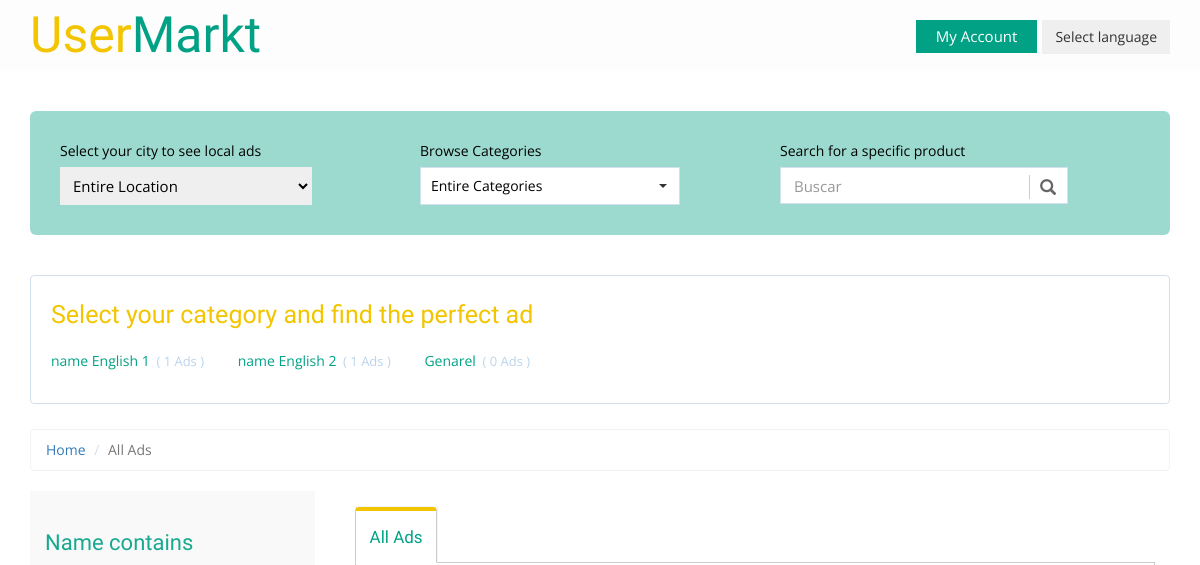
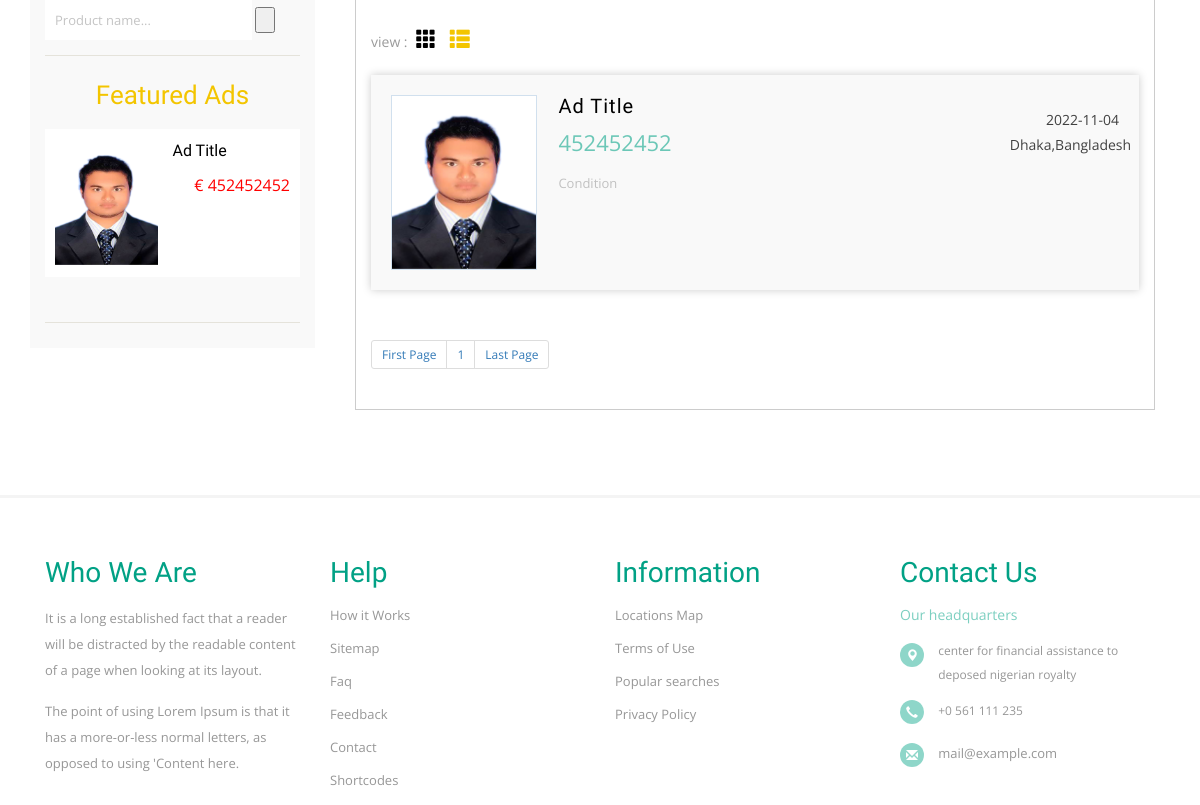
/all-classifieds.php (upper part), run on an earlier commit of the app's database (2 pictures, top to bottom).
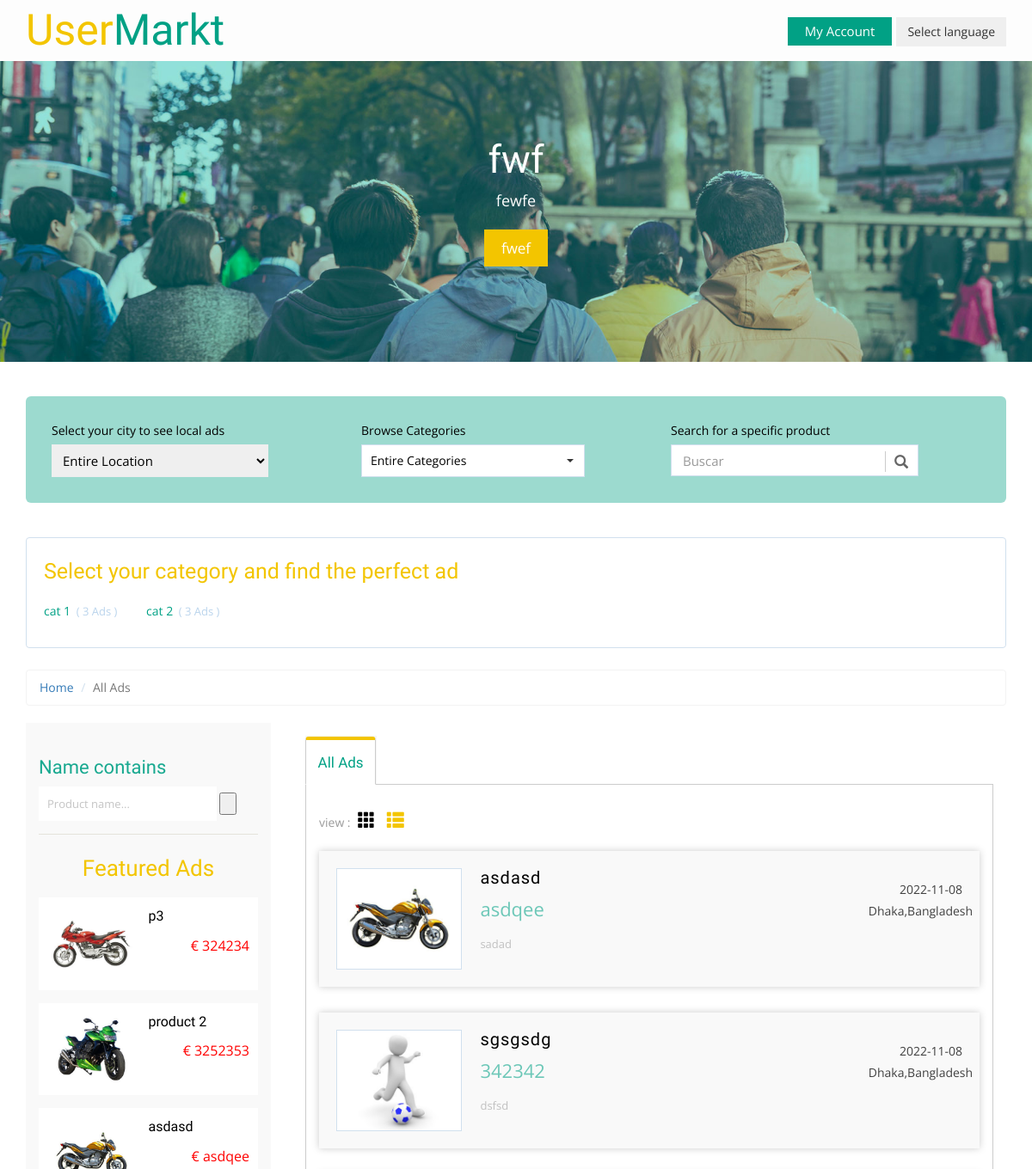
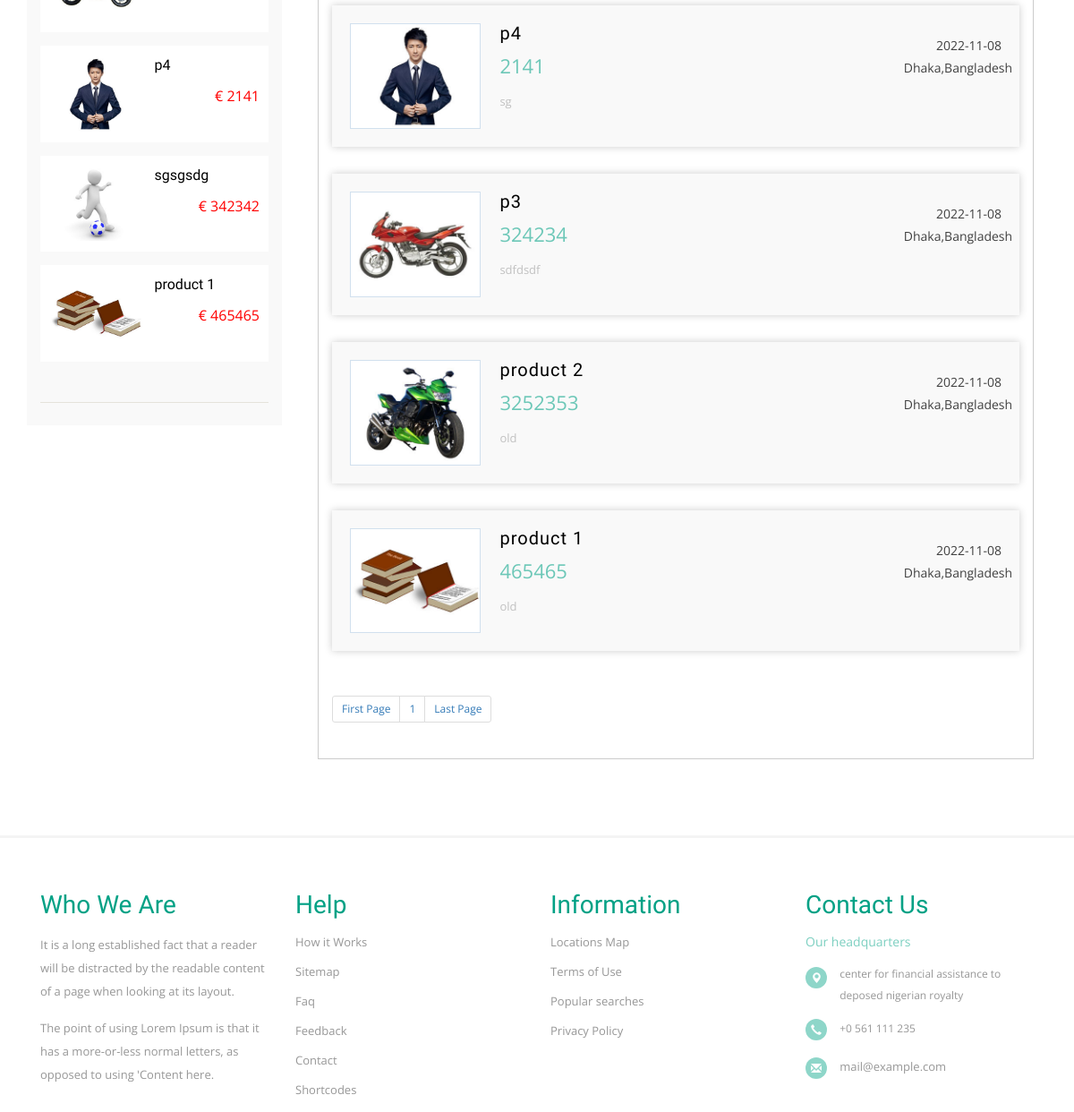
And on a later commit of the database (2 pictures, top to bottom).
### tables this page shows
CREATE TABLE `category` (
  `id` int(11) NOT NULL,
  `cat_id` int(11) NOT NULL,
  `en_title` varchar(250) NOT NULL,
  `de_title` varchar(250) NOT NULL,
  `icon` varchar(250) NOT NULL,
  `en_banner_title` varchar(250) NOT NULL,
  `de_banner_title` varchar(250) NOT NULL,
  `en_banner_dec` varchar(250) NOT NULL,
  `de_banner_dec` varchar(250) NOT NULL,
  `en_botton_text` varchar(250) NOT NULL,
  `de_botton_text` varchar(250) NOT NULL,
  `button_url` varchar(250) NOT NULL,
  `banner_img` varchar(250) NOT NULL
);

CREATE TABLE `adds` (
  `id` int(11) NOT NULL,
  `P_title` varchar(250) NOT NULL,
  `P_catagory` int(11) NOT NULL,
  `p_sub_catagory` int(11) NOT NULL,
  `p_decription` text NOT NULL,
  `P_city` varchar(250) NOT NULL,
  `p_sate` varchar(250) NOT NULL,
  `p_price` varchar(250) NOT NULL,
  `p_condition` varchar(250) NOT NULL,
  `P_item_type` varchar(250) NOT NULL,
  `p_contact_number` varchar(250) NOT NULL,
  `P_imag1` varchar(250) NOT NULL,
  `P_imag2` varchar(250) NOT NULL,
  `P_imag3` varchar(250) NOT NULL,
  `P_imag4` varchar(250) NOT NULL,
  `time` timestamp NOT NULL DEFAULT current_timestamp(),
  `city` varchar(250) NOT NULL,
  `county` varchar(250) NOT NULL,
  `zip_code` varchar(250) NOT NULL,
  `uni_id` varchar(250) NOT NULL
);

### lib/view.php (called while the page is built, shortened)
<?php
Class Database{
	public $host   = DB_HOST;
	public $user   = DB_USER;
	public $pass   = DB_PASS;
	public $dbname = DB_NAME;
	public $link;
	private function connectDB(){
	$this->link = new mysqli($this->host, $this->user, $this->pass, $this->dbname);
 }
	public function select($query){
		$result = $this->link->query($query) or die($this->link->error.__LINE__);
		if($result->num_rows > 0){
			return $result;
		} else {
			return false;
		}
	}
}

### inc/templect/scarch.php (called while the page is built, shortened)
<?php
                    $query = "select * from category";
                    $post = $db->select($query);
                      ?>

### all-classifieds.php (the view, shortened to what the changed rows need)
<?php include 'inc/hader.php'; ?>
<?php include 'inc/templect/baner.php'; ?>
	<div class="total-ads main-grid-border">
		<div class="container">
        <?php include 'inc/templect/scarch.php'; ?>
        <?php include 'inc/templect/cat-list.php'; ?>
  <?php
                  $per_page = 9;
                  if (isset($_GET["page"])) {
                    $page= $_GET["page"];
                  }else{
                    $page =1;
                  }
                  $start_from = ($page-1) * $per_page;
                  ?>
			<div class="ads-grid">
				<?php include 'inc/templect/side-bar.php'; ?>
				<div class="ads-display col-md-9">
					<div class="wrapper">
					<div class="bs-example bs-example-tabs" role="tabpanel" data-example-id="togglable-tabs">
					  <div id="myTabContent" class="tab-content">
						<div role="tabpanel" class="tab-pane fade in active" id="home" aria-labelledby="home-tab">
						   <div>
							 <div id="container">
							<ul class="list">
 <?php
                          $query = "select * from adds order by id desc limit $start_from, $per_page";
                          $post = $db->select($query);
                          if ($post) {
                            while ($result= $post -> fetch_assoc()) {
                            ?>
								<a href="single.php? $id=<?php echo $result['id']; ?>">
									<li>
									<img src="uploads/<?php echo $result['P_imag1']; ?>" title="" alt="" />
									<section class="list-left">
									<h5 class="title"><?php echo $result['P_title']; ?></h5>
									<span class="adprice"><?php echo $result['p_price']; ?></span>
									<p class="catpath"><?php echo $result['p_condition']; ?></p>
									</section>
									<section class="list-right">
									<span class="date"><?php $dbtime =strtotime($result['time']);echo  date("Y-m-d", "$dbtime")?></span>
									<span class="cityname"><?php echo $result['city']; ?>,<?php echo $result['county']; ?></span>
									</section>
									<div class="clearfix"></div>
									</li>
								</a>
<?php }?>
							</ul>
						</div>
							</div>
						</div>
						<ul class="pagination pagination-sm">
 <?php
                      $query = "select * from adds";
                      $result = $db->select($query);
                      $total_rows = mysqli_num_rows($result);
                      $total_page = ceil ($total_rows/$per_page);?>
                      <?php
                      for ($i=1; $i<= $total_page; $i++) {
                       echo "<li><a class='page-numbers' href='all-classifieds.php?page=".$i." '>".$i. "</a></li>";
                       }
                       echo "<li><a href='all-classifieds.php?page=$total_page'>Last Page</a></span></li>"?>
    <?php } ?>
						</ul>
					  </div>
					</div>
				</div>
				</div>
				<div class="clearfix"></div>
			</div>
		</div>
	</div>
	<?php include 'inc/foter.php'; ?>

### inc/templect/cat-list.php (shortened to what the changed rows need)
			<div class="all-categories">
				<ul class="all-cat-list">
						 <?php
                          $query = "select * from category";
                          $post = $db->select($query);
                          if ($post) {
                            while ($result= $post -> fetch_assoc()) {
                            ?>
					<li><a href="mobiles.php">
						<?php echo $result[$lang.'_title']; ?>
						<span class="num-of-ads">(<?php
										$gat_cat2= $result['cat_id'];
										$sql="select * from adds where P_catagory = $gat_cat2";
										if ($result3=mysqli_query($con,$sql))
										{
										$rowcount=mysqli_num_rows($result3); ?>
										<span><?php echo $rowcount; ?> Ads</span>
										<?php
										}
										?>
)</span></a>
					</li>
                         <?php }} ?>
				</ul>
			</div>

### inc/templect/side-bar.php (shortened to what the changed rows need)
<div class="side-bar col-md-3">
					<div class="search-hotel">
				</div>
				<div class="featured-ads">
					<h2 class="sear-head fer">Featured Ads</h2>
					 <?php
                          $query = "SELECT * FROM adds
ORDER BY RAND()
LIMIT 6;";
                          $post = $db->select($query);
                          if ($post) {
                            while ($result= $post -> fetch_assoc()) {
                            ?>
					<div class="featured-ad">
						<a href="single.php? $id=<?php echo $result['id']; ?>">
							<div class="featured-ad-left">
								<img src="uploads/<?php echo $result['P_imag1']; ?>" title="ad image" alt="" />
							</div>
							<div class="featured-ad-right">
								<h4><?php echo $result['P_title']; ?></h4>
								<p>€ <?php echo $result['p_price']; ?></p>
							</div>
							<div class="clearfix"></div>
						</a>
					</div>
					 <?php }} ?>
				</div>
				</div>

### inc/templect/baner.php
<?php
$id="";
if (isset($id)) {
  $query = "select * from category where cat_id= 43050";
  $post = $db->select($query);
  if ($post) {
  $result= $post -> fetch_assoc(); ?>
  <div class="main-banner banner text-center">
	  <div class="container">
			<h1><?php echo $result[$lang.'_banner_title']; ?></h1>
			<p><?php echo $result[$lang.'_banner_dec']; ?></p>
			<a href="<?php echo $result['button_url']; ?>"><?php echo $result[$lang.'_botton_text']; ?></a>
	  </div>
	</div>
<?php
 }
}else{
  $query = "select * from category where cat_id= $id";
  $post = $db->select($query);
  if ($post) {
  $result= $post -> fetch_assoc(); ?>
  <div class="main-banner banner text-center">
	  <div class="container">
			<h1><?php echo $result[$lang.'_banner_title']; ?></h1>
			<p><?php echo $result[$lang.'_banner_dec']; ?></p>
			<a href="<?php echo $result['button_url']; ?>"><?php echo $result[$lang.'_botton_text']; ?></a>
	  </div>
	</div>
<?php
 } }
?>

What changed in the data, as far as the page shows it:
removed category: en_title "name English 1", rowcount "1"
removed category: en_title "name English 2", rowcount "1"
removed category: en_title "Genarel", rowcount "0"
removed adds: P_imag1 (picture), P_title "Ad Title", p_price "452452452", p_condition "Condition", time "2022-11-04", city "Dhaka", county "Bangladesh"
added category: en_banner_title "fwf", en_banner_dec "fewfe", en_botton_text "fwef", en_title "cat 1", rowcount "3"
added category: en_title "cat 2", rowcount "3"
added adds: P_imag1 (picture), P_title "p3", p_price "324234", p_condition "sdfdsdf", time "2022-11-08", city "Dhaka", county "Bangladesh"
added adds: P_imag1 (picture), P_title "product 2", p_price "3252353", p_condition "old", time "2022-11-08", city "Dhaka", county "Bangladesh"
added adds: P_imag1 (picture), P_title "asdasd", p_price "asdqee", p_condition "sadad", time "2022-11-08", city "Dhaka", county "Bangladesh"
added adds: P_imag1 (picture), P_title "p4", p_price "2141", p_condition "sg", time "2022-11-08", city "Dhaka", county "Bangladesh"
added adds: P_imag1 (picture), P_title "sgsgsdg", p_price "342342", p_condition "dsfsd", time "2022-11-08", city "Dhaka", county "Bangladesh"
added adds: P_imag1 (picture), P_title "product 1", p_price "465465", p_condition "old", time "2022-11-08", city "Dhaka", county "Bangladesh"
